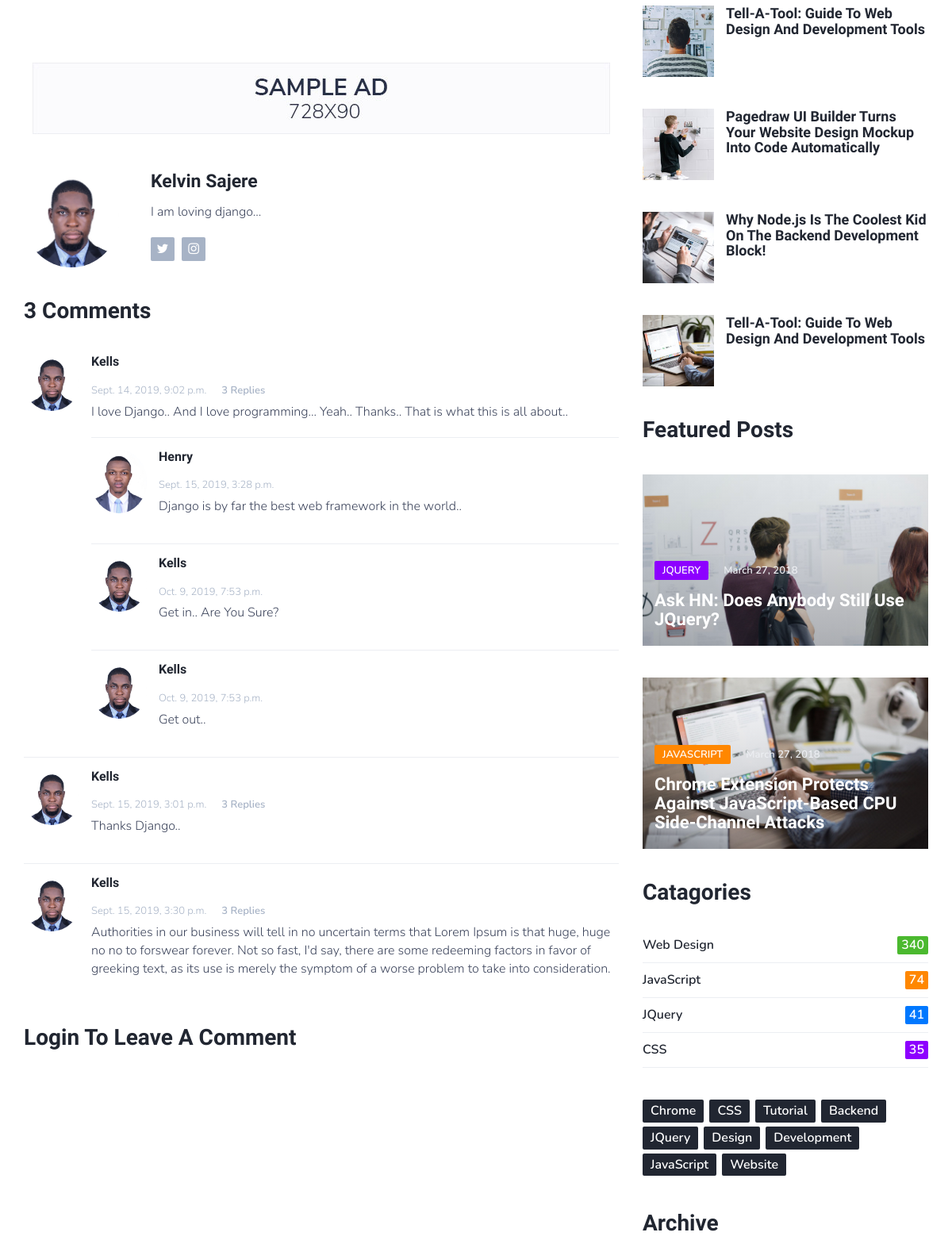
Page /post/why-django-best/ (middle part) on the earlier database version.
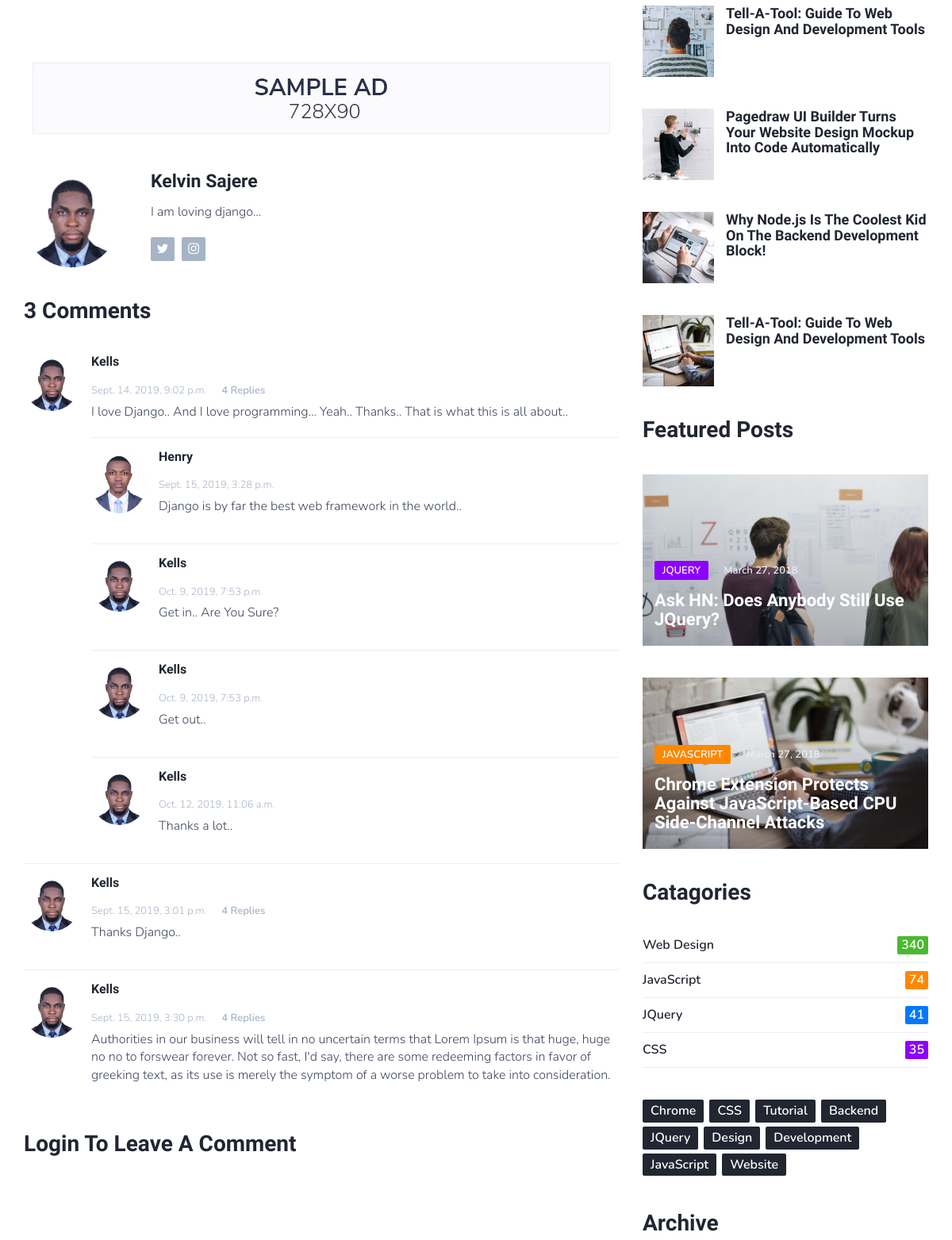
Same page on the later database version.
### blog/models.py (models this page shows, shortened)
class Comment(models.Model):
    blog = models.ForeignKey(Post, on_delete=models.CASCADE)
    user = models.ForeignKey(User, on_delete=models.CASCADE)
    message = models.TextField(max_length=500)
    usrimg = models.ForeignKey(UserImage, on_delete=models.CASCADE, null=True, blank=True)
    date_posted = models.DateTimeField(default=timezone.now)
    approved = models.BooleanField(default=True)

class CommentReply(models.Model):
    whichcomment = models.ForeignKey(Comment, on_delete=models.CASCADE)
    user = models.ForeignKey(User, on_delete=models.CASCADE)
    message = models.TextField(max_length=500)
    blog = models.ForeignKey(Post, on_delete=models.CASCADE)
    usrimg = models.ForeignKey(UserImage, on_delete=models.CASCADE, null=True, blank=True)
    date_posted = models.DateTimeField(default=timezone.now)
    approved = models.BooleanField(default=True)

### users/models.py (models this page shows, shortened)
class UserImage(models.Model):
    author = models.OneToOneField(User, on_delete=models.CASCADE, null=True, default=True)
    myimage = models.ImageField(default='default.jpg', upload_to='profile_pics')

### blog/views.py (the view)
# urls.py: path('<slug:slug>/', views.post_detail, name='post-detail'),
def post_detail(request, slug):
    objects = Post.objects.get(slug=slug)
    posts = Post.objects.all().order_by('-date_posted')
    side_posts = posts[:3]
    com = Comment.objects.filter(blog=objects)
    com_count = com.all()
    replycom = CommentReply.objects.filter(blog=objects)
    reply_count = replycom.all()
    replycom2 = CommentReply.objects.filter(blog=objects)
    form1 = CommentForm
    form2 = CommentReplyForm
    search_list = ["suck", "fuck", "Shit", "pussy", "fucked", "fucking",
                   "Mother Fucker", "mother fucker", "fuck you",
                   "FUCK YOU", "fucked", "shit", "asshole", "ass hole", "nigga",
                   "niggro"]
    for mess in com_count:
        if any(c in mess.message.casefold() for c in search_list):
            mess.delete()
            messages.success(request, f'Your comment was deleted because it contained fowl words or language..')
    for mess in reply_count:
        if any(c in mess.message.casefold() for c in search_list):
            mess.delete()
            messages.success(request, f'Your comment was deleted because it contained fowl words or language..')
    count = 0
    count2 = 0
    for num in com_count:
        if num.approved:
            count = count + 1
    for num in reply_count:
        if num.approved:
            count2 = count2 + 1
    context = {
        'objects': objects,
        'side_posts': side_posts,
        'com': com,
        'replycom': replycom,
        'replycom2': replycom2,
        'form1': form1,
        'form2': form2,
        'count': count,
        'count2': count2,
        'url': "post-detail"
    }
    if request.method == 'POST':
        if request.POST.get('whichcomment'):
            data3 = CommentReplyForm(request.POST)
            if data3.is_valid():
                whichcomment = int(request.POST.get('whichcomment'))
                message = data3.cleaned_data['message']
                don = data3.save(commit=False)
                don.blog = objects
                don.user = User.objects.get(username=request.user.username)
                don.message = message
                don.whichcomment = Comment.objects.get(id=whichcomment)
                don.usrimg = UserImage.objects.get(author=don.user)
                don.save()
                return HttpResponseRedirect(reverse('post-detail', args=(), kwargs={'slug': slug}))
        else:
            data2 = CommentForm(request.POST)
            if data2.is_valid():
                blog = objects
                message = data2.cleaned_data['message']
                don = data2.save(commit=False)
                don.blog = objects
                don.user = User.objects.get(username=request.user.username)
                don.message = message
                don.usrimg = UserImage.objects.get(author=don.user)
                don.save()
                '''Comment.objects.create(
                    blog=data1,
                    user= User.objects.get(username=request.user.username),
                    message=message,
                    usrimg=UserImage.objects.get(author=user)

                ).save()'''
                return HttpResponseRedirect(reverse('post-detail', args=(), kwargs={'slug': slug}))
    else:
        return render(request, 'blog/post_detail.html', context)

### blog/models.py (called while the page is built)
    def __str__(self):
        return self.name

### blog/templates/blog/post_detail.html (shortened to what the changed rows need)
{% extends "blog/base.html" %}
{% load static %}
{% block content %}
{% load widget_tweaks %}
		<div class="section">
			<div class="container">
				<div class="row">
					<div class="col-md-8">
						<div class="section-row">
							<div class="section-title">
								{% if count > 1 %}<h2> {{ count }} Comments</h2> {% elif count == 1 %} <h2> {{ count }} Comment</h2> {% else %} <h2> Post has no comment yet </h2> {% endif %}
							</div>
							<div class="post-comments">
								{% for comment in com %}
                                {% if comment.approved == True %}
								<div class="media">
									<div class="media-left">
										<img class="media-object" src="{{ comment.usrimg.myimage.url }}" alt="">
									</div>
									<div class="media-body">
										<div class="media-heading">
											<h4>{{ comment.user }}</h4>
											<span class="time">{{ comment.date_posted }}</span>
											<a href="#" class="reply">{{ count2 }} Replies</a>
										</div>
                                        <p>{{ comment.message }}</p>
										{% for r in replycom %}
                                        {% if r.approved == True %}
                                        {% if r.whichcomment.message == comment.message %}
										<div class="media">
											<div class="media-left">
												<img class="media-object" src="{{ r.usrimg.myimage.url }}" alt="">
											</div>
											<div class="media-body">
												<div class="media-heading">
													<h4>{{ r.user }}</h4>
													<span class="time">{{ r.date_posted }}</span>
												</div>
												<p>{{ r.message }}</p>
											</div>
										</div>{% endif %}{% endif %}{% endfor %}
									</div>
								</div>{% endif %}{% endfor %}
							</div>
						</div>
						{% if user.is_authenticated %}
						<div class="section-row">
							<div class="section-title">
								<h2>Leave a comment</h2>
							</div>
					<form method="POST">
{% csrf_token %}
{% for field in form1.visible_fields %}
    <div class="form-group">
      {{ field.label_tag }}
      {% render_field field class="form-control" %}
    </div>
{% endfor %}
<button type="submit" class="btn btn-warning">Add Comment</button>
</form>
						</div>
                        {% else %}
                        	<div class="section-title">
                             <h2><a href="{% url 'login' %}">Login</a> to leave a comment</h2>
							</div>
						{% endif %}
					</div>
					<div class="col-md-4">
						<div class="aside-widget">
							<div class="section-title">
								<h2>Featured Posts</h2>
							</div>
						</div>
						<div class="aside-widget">
							<div class="section-title">
								<h2>Catagories</h2>
							</div>
						</div>
						<div class="aside-widget">
							<div class="section-title">
								<h2>Archive</h2>
							</div>
						</div>
					</div>
				</div>
			</div>
		</div>
{% endblock content %}

Differences in the rows shown:
computed for Comment "Sept. 14, 2019, 9:02 p.m.": blog "3" → "4"
added CommentReply: usrimg.myimage (picture), user "Kells", date_posted "Oct. 12, 2019, 11:06 a.m.", message "Thanks a lot..", shown under Comment "Sept. 14, 2019, 9:02 p.m."
computed for Comment "Thanks Django..": blog "3" → "4"
computed for Comment "Sept. 15, 2019, 3:30 p.m.": blog "3" → "4"
